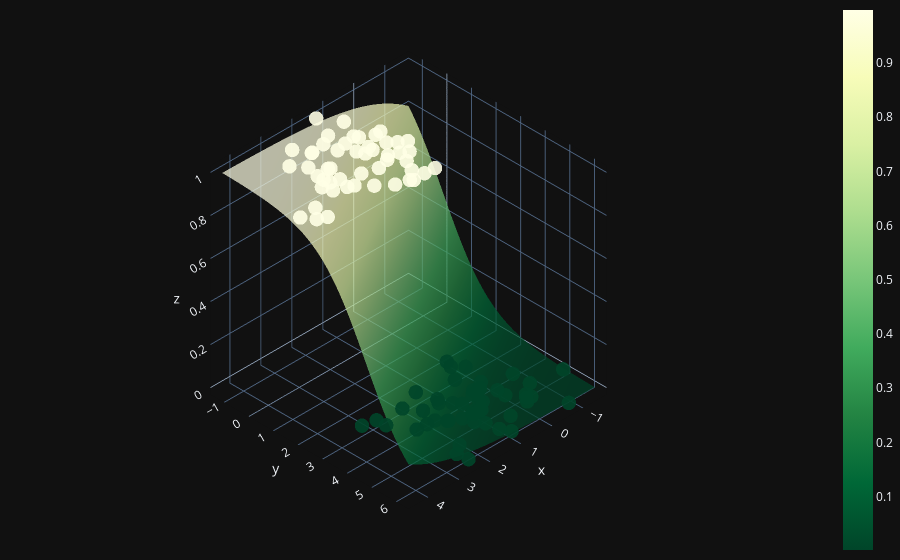

This figure's notebook cell:
### Code cell
X0 = np.linspace(X[:, 0].min(), X[:, 0].max(), 100)
X1 = np.linspace(X[:, 1].min(), X[:, 1].max(), 100)
xx0, xx1 = np.meshgrid(X0, X1)
Z = W[0] * xx0 + W[1] * xx1 + b
A = 1 / (1 + np.exp(-Z))

fig = (go.Figure(data=[go.Surface(z=A, x=xx0, y=xx1, colorscale='YlGn', opacity = 0.7, reversescale=True)]))

fig.add_scatter3d(x=X[:, 0].flatten(), y=X[:, 1].flatten(), z=y.flatten(), mode='markers', marker=dict(size=5, color=y.flatten(), colorscale='YlGn', opacity = 0.9, reversescale=True))
fig.update_layout(template= "plotly_dark", margin=dict(l=0, r=0, b=0, t=0))
fig.layout.scene.camera.projection.type = "orthographic"
fig.show()

### Figure 1 — Plotly figure (JSON) as saved in the notebook; plotly's stock layout.template omitted (floating-point values rounded to 4 significant figures; data arrays with more than 128 entries replaced by an {"elided": "..."} marker saying what was removed)
{"data": [{"colorscale": [[0, "rgb(255,255,229)"], [0.125, "rgb(247,252,185)"], [0.25, "rgb(217,240,163)"], [0.375, "rgb(173,221,142)"], [0.5, "rgb(120,198,121)"], [0.625, "rgb(65,171,93)"], [0.75, "rgb(35,132,67)"], [0.875, "rgb(0,104,55)"], [1, "rgb(0,69,41)"]], "opacity": 0.7, "reversescale": true, "type": "surface", "x": {"elided": "100x100 float values"}, "y": {"elided": "100x100 float values"}, "z": {"elided": "100x100 float values"}}, {"marker": {"color": [1, 1, 0, 0, 1, 0, 0, 1, 0, 1, 0, 1, 0, 0, 1, 1, 1, 0, 1, 1, 0, 0, 1, 0, 1, 0, 1, 0, 0, 1, 1, 0, 1, 1, 1, 0, 1, 1, 0, 1, 0, 0, 0, 0, 1, 1, 1, 1, 0, 0, 1, 1, 0, 0, 0, 0, 0, 1, 1, 1, 1, 0, 0, 1, 0, 1, 0, 0, 1, 0, 0, 1, 1, 0, 0, 0, 1, 1, 0, 0, 1, 0, 0, 0, 0, 0, 1, 0, 1, 1, 1, 1, 1, 1, 0, 0, 1, 1, 0, 1], "colorscale": [[0, "rgb(255,255,229)"], [0.125, "rgb(247,252,185)"], [0.25, "rgb(217,240,163)"], [0.375, "rgb(173,221,142)"], [0.5, "rgb(120,198,121)"], [0.625, "rgb(65,171,93)"], [0.75, "rgb(35,132,67)"], [0.875, "rgb(0,104,55)"], [1, "rgb(0,69,41)"]], "opacity": 0.9, "reversescale": true, "size": 5}, "mode": "markers", "type": "scatter3d", "x": [4.219, 0.9078, -0.2765, 0.08848, 3.243, 1.442, 1.022, 3.978, 0.5889, 1.252, 0.6284, 1.686, 1.185, 0.06897, 1.787, 4.438, 3.182, 0.3038, 0.7394, 1.285, 1.131, 0.6647, 1.316, -0.1889, 2.579, 0.8731, 1.311, 0.9868, 1.42, 2.354, 2.432, 1.043, 0.9509, 2.451, 1.62, 2.155, 1.381, 1.987, 2.116, 0.564, -0.07228, 2.509, -0.73, 1.379, 0.8821, 2.222, 2.016, 1.701, -0.6539, 0.5731, 1.957, 0.7624, 2.465, 1.333, 3.246, 1.103, 2.859, 1.6, 2.976, 2.68, 1.419, 1.926, -0.09448, 2.728, 1.12, 1.557, 0.1055, 2.844, 3.155, 1.841, 1.289, 1.642, 3.923, 1.705, 0.1631, 0.3419, 1.021, 2.669, 0.4666, 0.9481, 1.194, 1.154, -0.2942, 1.737, 0.4655, 0.0808, 3.003, 2.207, 1.361, 2.632, 2.827, 2.912, 1.142, 1.055, 2.47, -1.577, 1.412, 3.005, -0.6376, 0.8298], "y": [2.234, 0.4598, 5.081, 2.323, 1.215, 2.768, 4.117, 2.378, 4.001, 0.2081, 4.46, 0.6583, 5.28, 4.356, 1.7, 1.842, -0.1823, 3.944, 0.4361, 1.437, 4.682, 4.36, 2.441, 5.205, 0.7261, 4.714, 0.07123, 6.09, 4.637, 2.224, -0.2017, 4.606, 0.9498, -0.1954, 2.747, 4.124, 0.9295, 2.611, 3.069, 1.337, 2.884, 5.773, 6.255, 3.619, 2.841, 1.533, -0.2704, -0.4773, 4.767, 5.526, 0.2342, 1.165, 6.2, 5.01, 2.849, 4.706, 2.956, 0.9151, 1.216, -0.7044, 1.574, 4.152, 5.358, 1.305, 5.758, 2.827, 3.725, 3.327, 1.553, 3.562, 3.45, 0.1502, 1.804, 4.433, 2.578, 3.941, 1.579, 1.82, 3.866, 4.732, 2.808, 3.902, 5.273, 4.425, 3.123, 4.691, 0.7427, 5.506, 0.748, 0.6894, 1.721, 0.2466, 2.015, -0.6471, 4.099, 4.957, -1.326, 0.9852, 4.091, 1.742], "z": [1, 1, 0, 0, 1, 0, 0, 1, 0, 1, 0, 1, 0, 0, 1, 1, 1, 0, 1, 1, 0, 0, 1, 0, 1, 0, 1, 0, 0, 1, 1, 0, 1, 1, 1, 0, 1, 1, 0, 1, 0, 0, 0, 0, 1, 1, 1, 1, 0, 0, 1, 1, 0, 0, 0, 0, 0, 1, 1, 1, 1, 0, 0, 1, 0, 1, 0, 0, 1, 0, 0, 1, 1, 0, 0, 0, 1, 1, 0, 0, 1, 0, 0, 0, 0, 0, 1, 0, 1, 1, 1, 1, 1, 1, 0, 0, 1, 1, 0, 1]}], "layout": {"margin": {"b": 0, "l": 0, "r": 0, "t": 0}, "scene": {"camera": {"projection": {"type": "orthographic"}}}}}
